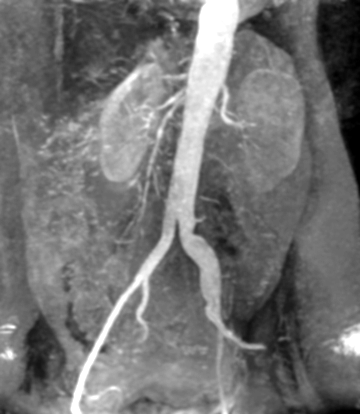
#> input picture HW2_98126079/codes/question 2/kidney.tif, 360 x 414 px
$ python HW2_q2_Zallaghi_98126079.py
#> lines starting #> are read from the running program, lines starting #| are printed output that depends on the picture; after the words box and inside, x2 and y2 are one past the last pixel; in counts of white or black regions, pixels touching at a corner belong together
# DIP Course - fall 2020 - HW: 2
# Student: M. J. Zallaghi    -    ID: 98126079


# Question: 2 code


# using numpy for working with arrays
import numpy as np
# using openCv module
import cv2
# using matplotlib for multiple image show in 1 fig
import matplotlib.pyplot as plt

# importting image in gray mode (it is actually gray...)
kidney_gray = cv2.cvtColor(cv2.imread('kidney.tif'),cv2.COLOR_BGR2GRAY)
#> kidney_gray: shape (414, 360); min 0, max 255, mean 115

# creating associated vectoriez functions to given intensity transformations

def transform_intensity_a(r, lm1):
  s = 0
  # lm1 mean l-1
  if r>=160 and r<240:
    s = 150
  else:
    s = 20
  return s

def transform_intensity_b(r, lm1, lpm1):
  s = 0
  # lm1 mean l-1 and lpm1 mean l'-1
  if r>=100 and r<165:
    s = 200
  else:
    s = r
  return s

# making scaler functions vectorize
vec_transform_intensity_a = np.vectorize(transform_intensity_a)
vec_transform_intensity_b = np.vectorize(transform_intensity_b)

# applying defined intensity transformations on image
kidney_transfored_a = vec_transform_intensity_a(kidney_gray, lm1 = np.max(kidney_gray))
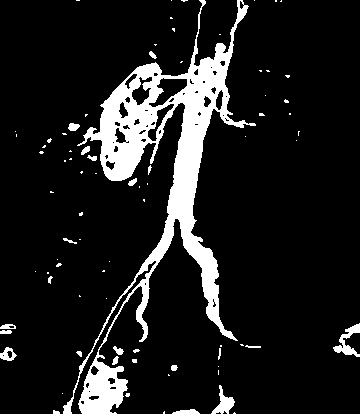
#> kidney_transfored_a: shape (414, 360) int64; values 20 (black) and 150 (white), 11.7% white; 80 white regions (58 under 20 px), largest, box (x1, y1, x2, y2) and area: (63, 0, 256, 414) 15565, (333, 323, 360, 357) 343, (211, 385, 235, 414) 287
kidney_transfored_b = vec_transform_intensity_b(kidney_gray, lm1 = np.max(kidney_gray), lpm1 = 255)
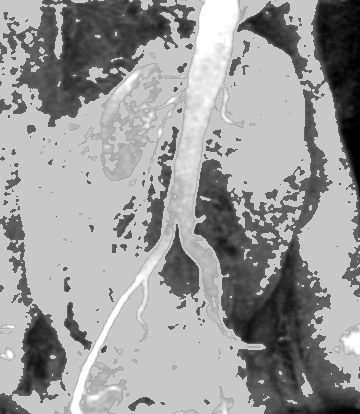
#> kidney_transfored_b: shape (414, 360) int64; min 0, max 255, mean 154.7

# showing all images
fig = plt.figure("images under defined intensity transformation")
fig.add_subplot(1,3,1)
plt.imshow(kidney_gray, cmap='gray')
plt.title('Original image')
fig.add_subplot(1,3,2)
plt.imshow(kidney_transfored_a, cmap='gray')
plt.title('left function intensity transformation')
fig.add_subplot(1,3,3)
plt.imshow(kidney_transfored_b, cmap='gray')
plt.title('right function intensity trransformation')
plt.show()
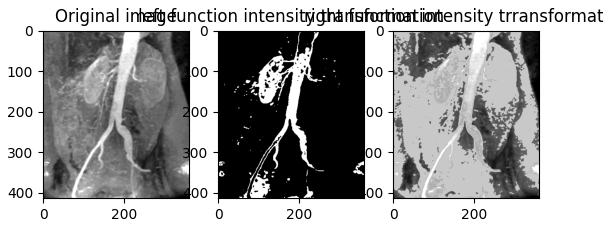
#> figure drawn by matplotlib, 3 panels
